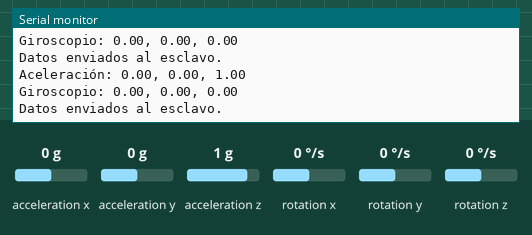
Bench run of a sketch on a simulated ESP32. Parts: the last lines printed to the serial monitor. The inputs (shaded band) are chosen by the test bench; at power-on: acceleration x 0 g, acceleration y 0 g, acceleration z 1 g, rotation x 0 °/s, rotation y 0 °/s, rotation z 0 °/s.

Above: at 7.8 s.
7.9 s: acceleration x set to -1.4 g
At 7.91 s:
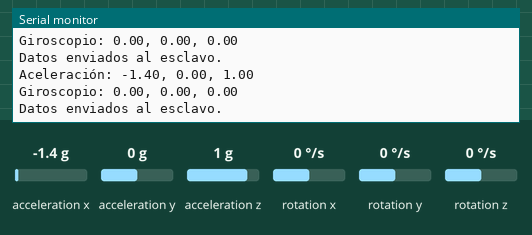
9.4 s: acceleration y set to -1.4 g
At 9.41 s:
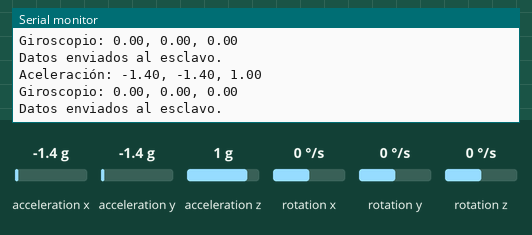
10.9 s: acceleration z set to -1.4 g
At 10.91 s:
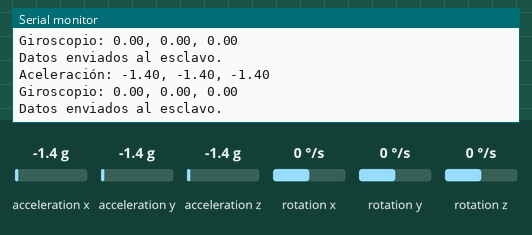
12.4 s: rotation x set to -192 °/s
At 12.41 s:
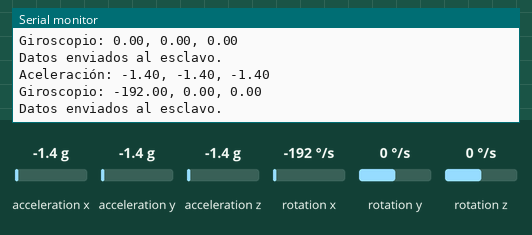
13.9 s: rotation y set to -192 °/s
At 13.91 s:
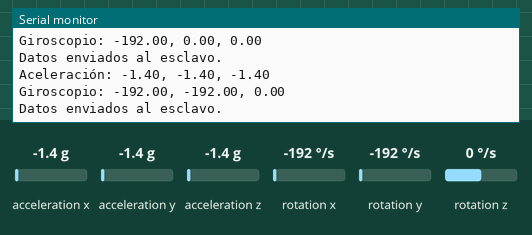

The sketch:

maestro1.ino
```cpp
#include <WiFi.h>
#include <esp_now.h>
#include <Wire.h>
#include <MPU6050.h>

MPU6050 mpu;

// Variables de calibración
int16_t ax_offset = 0, ay_offset = 0, az_offset = 0;
int16_t gx_offset = 0, gy_offset = 0, gz_offset = 0;

typedef struct {
    float accel_x;
    float accel_y;
    float accel_z;
    float gyro_x;
    float gyro_y;
    float gyro_z;
} SensorData;

uint8_t slaveAddress[] = {0xB0, 0xA7, 0x32, 0x34, 0x69, 0xB0}; // Dirección del esclavo

void setup() {
    Serial.begin(115200);
    Serial.println("Iniciando...");

    // Inicializar el MPU6050
    Wire.begin();
    mpu.initialize();
    if (!mpu.testConnection()) {
        Serial.println("Error al inicializar MPU6050");
        while (1);
    }

    // Calibración del sensor
    for (int i = 0; i < 1000; i++) {
        int16_t ax, ay, az, gx, gy, gz;
        mpu.getMotion6(&ax, &ay, &az, &gx, &gy, &gz);

        ax_offset += ax;
        ay_offset += ay;
        az_offset += az;
        gx_offset += gx;
        gy_offset += gy;
        gz_offset += gz;

        delay(3);
    }
    ax_offset /= 1000;
    ay_offset /= 1000;
    az_offset /= 1000;
    gx_offset /= 1000;
    gy_offset /= 1000;
    gz_offset /= 1000;

    // Inicializar ESP-NOW
    WiFi.mode(WIFI_STA); // Modo estación para ESP-NOW
    if (esp_now_init() != ESP_OK) {
        Serial.println("Error al inicializar ESP-NOW");
        return;
    }

    // Configurar el peer para el esclavo
    esp_now_peer_info_t peerInfo;
    memset(&peerInfo, 0, sizeof(peerInfo)); // Limpia la estructura
    memcpy(peerInfo.peer_addr, slaveAddress, 6);
    peerInfo.channel = 0;  // Permitir que el ESP32 elija el canal automáticamente
    peerInfo.encrypt = false; // Sin cifrado

    if (esp_now_add_peer(&peerInfo) != ESP_OK) {
        Serial.println("Error al agregar el peer");
    } else {
        Serial.println("Peer agregado correctamente");
    }
}

void loop() {
    static unsigned long lastSampleTime = 0; // Tiempo de la última muestra
    unsigned long currentTime = millis();     // Tiempo actual

    const unsigned long samplePeriod = 100; // Periodo de muestreo

    if (currentTime - lastSampleTime >= samplePeriod) {
        lastSampleTime = currentTime; // Actualiza el tiempo de la última muestra

        int16_t ax, ay, az, gx, gy, gz;
        mpu.getMotion6(&ax, &ay, &az, &gx, &gy, &gz);

        SensorData data;
        data.accel_x = (float)(ax - ax_offset) / 16384.0;
        data.accel_y = (float)(ay - ay_offset) / 16384.0;
        data.accel_z = (float)(az - az_offset) / 16384.0;
        data.gyro_x = (float)(gx - gx_offset) / 131.0;
        data.gyro_y = (float)(gy - gy_offset) / 131.0;
        data.gyro_z = (float)(gz - gz_offset) / 131.0;

        // Imprimir los datos del sensor
        Serial.print("Aceleración: ");
        Serial.print(data.accel_x);
        Serial.print(", ");
        Serial.print(data.accel_y);
        Serial.print(", ");
        Serial.println(data.accel_z);

        Serial.print("Giroscopio: ");
        Serial.print(data.gyro_x);
        Serial.print(", ");
        Serial.print(data.gyro_y);
        Serial.print(", ");
        Serial.println(data.gyro_z);

        esp_err_t result = esp_now_send(slaveAddress, (uint8_t *)&data, sizeof(data));
if (result != ESP_OK) {
    Serial.print("Error al enviar datos: ");
    Serial.println(result);
} else {
    Serial.println("Datos enviados al esclavo.");
}
    }

    delay(1); // Pequeña pausa para no saturar el bucle
}
```

Measured:
- after the input at 7.9 s, the serial monitor: prints a new line at once (image 1)
- after the input at 9.4 s, the serial monitor: prints a new line at once (image 2)
- after the input at 10.9 s, the serial monitor: prints a new line at once (image 3)
- after the input at 12.4 s, the serial monitor: prints a new line at once (image 4)
- after the input at 13.9 s, the serial monitor: prints a new line at once (image 5)
